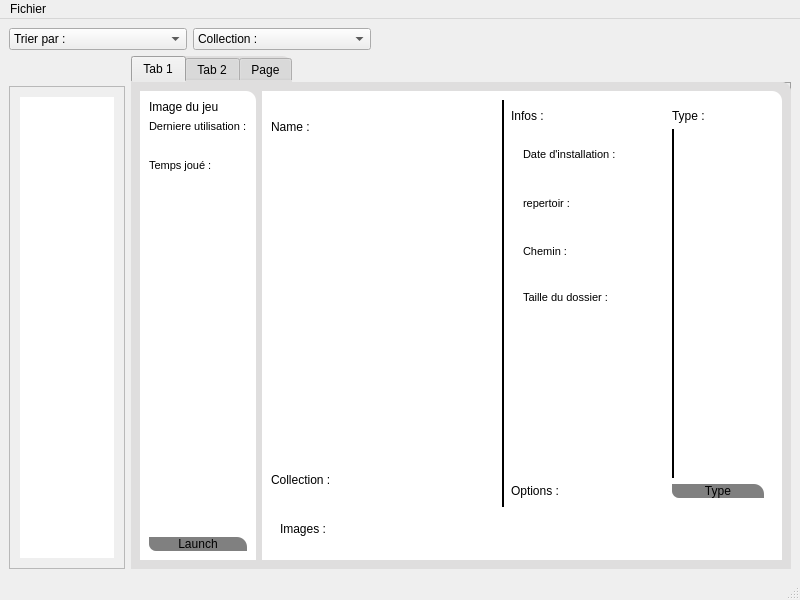
<?xml version="1.0" encoding="UTF-8"?>
<ui version="4.0">
 <class>MainWindow</class>
 <widget class="QMainWindow" name="MainWindow">
  <property name="geometry">
   <rect>
    <x>0</x>
    <y>0</y>
    <width>800</width>
    <height>600</height>
   </rect>
  </property>
  <property name="windowTitle">
   <string>MainWindow</string>
  </property>
  <property name="styleSheet">
   <string notr="true"/>
  </property>
  <widget class="QWidget" name="centralwidget">
   <layout class="QVBoxLayout" name="verticalLayout_7">
    <item>
     <layout class="QHBoxLayout" name="horizontalLayout">
      <item>
       <widget class="QComboBox" name="comboBox">
        <property name="statusTip">
         <string/>
        </property>
        <property name="currentText">
         <string>Trier par :</string>
        </property>
        <item>
         <property name="text">
          <string>Trier par :</string>
         </property>
        </item>
        <item>
         <property name="text">
          <string>aze</string>
         </property>
        </item>
        <item>
         <property name="text">
          <string>qsd</string>
         </property>
        </item>
        <item>
         <property name="text">
          <string>wxc</string>
         </property>
        </item>
       </widget>
      </item>
      <item>
       <widget class="QComboBox" name="comboBox_2">
        <item>
         <property name="text">
          <string>Collection :</string>
         </property>
        </item>
       </widget>
      </item>
      <item>
       <spacer name="horizontalSpacer">
        <property name="orientation">
         <enum>Qt::Horizontal</enum>
        </property>
        <property name="sizeType">
         <enum>QSizePolicy::Fixed</enum>
        </property>
        <property name="sizeHint" stdset="0">
         <size>
          <width>420</width>
          <height>20</height>
         </size>
        </property>
       </spacer>
      </item>
     </layout>
    </item>
    <item>
     <layout class="QHBoxLayout" name="horizontalLayout_2">
      <item>
       <layout class="QVBoxLayout" name="listGameLayout">
        <property name="topMargin">
         <number>10</number>
        </property>
        <item>
         <widget class="QLabel" name="lNumbergame">
          <property name="styleSheet">
           <string notr="true"/>
          </property>
          <property name="text">
           <string/>
          </property>
         </widget>
        </item>
        <item>
         <widget class="QListWidget" name="listWidget">
          <property name="maximumSize">
           <size>
            <width>160</width>
            <height>16777215</height>
           </size>
          </property>
          <property name="cursor" stdset="0">
           <cursorShape>ArrowCursor</cursorShape>
          </property>
          <property name="styleSheet">
           <string notr="true">padding: 10px;</string>
          </property>
          <property name="showDropIndicator" stdset="0">
           <bool>false</bool>
          </property>
          <property name="dragEnabled">
           <bool>false</bool>
          </property>
          <property name="dragDropMode">
           <enum>QAbstractItemView::NoDragDrop</enum>
          </property>
          <property name="resizeMode">
           <enum>QListView::Adjust</enum>
          </property>
          <property name="spacing">
           <number>0</number>
          </property>
         </widget>
        </item>
       </layout>
      </item>
      <item>
       <widget class="QTabWidget" name="twUserGame">
        <property name="toolTip">
         <string/>
        </property>
        <property name="styleSheet">
         <string notr="true">background : #dfdede;
font : 10pt 'Courier New', 'monospace';
border-top-right-radius: 10px;
</string>
        </property>
        <property name="currentIndex">
         <number>0</number>
        </property>
        <widget class="QWidget" name="tabUserInfo">
         <property name="toolTip">
          <string/>
         </property>
         <attribute name="title">
          <string>Tab 1</string>
         </attribute>
         <layout class="QHBoxLayout" name="horizontalLayout_4">
          <item>
           <widget class="QWidget" name="widget1" native="true">
            <property name="styleSheet">
             <string notr="true">background: white;
</string>
            </property>
            <layout class="QVBoxLayout" name="verticalLayout_9">
             <item>
              <widget class="QLabel" name="label">
               <property name="maximumSize">
                <size>
                 <width>200</width>
                 <height>16777215</height>
                </size>
               </property>
               <property name="styleSheet">
                <string notr="true">border: 0px;</string>
               </property>
               <property name="text">
                <string>Image du jeu</string>
               </property>
              </widget>
             </item>
             <item>
              <widget class="QLabel" name="label_5">
               <property name="styleSheet">
                <string notr="true">border: 0px;
font: 8pt</string>
               </property>
               <property name="text">
                <string>Derniere utilisation :</string>
               </property>
              </widget>
             </item>
             <item>
              <widget class="QLabel" name="lLastUse">
               <property name="maximumSize">
                <size>
                 <width>200</width>
                 <height>16777215</height>
                </size>
               </property>
               <property name="styleSheet">
                <string notr="true">border: 0px;
padding-left: 25px;
font: 18pt  'Playfair Display', 'serif';
font: italic;</string>
               </property>
               <property name="text">
                <string/>
               </property>
              </widget>
             </item>
             <item>
              <widget class="QLabel" name="label_7">
               <property name="styleSheet">
                <string notr="true">border: 0px;
font: 8pt;</string>
               </property>
               <property name="text">
                <string>Temps joué :</string>
               </property>
              </widget>
             </item>
             <item>
              <widget class="QLabel" name="lTimePlayed">
               <property name="maximumSize">
                <size>
                 <width>200</width>
                 <height>16777215</height>
                </size>
               </property>
               <property name="styleSheet">
                <string notr="true">border: 0;
padding-left: 25px;
font: 18pt  'Playfair Display', 'serif';
font: italic;</string>
               </property>
               <property name="text">
                <string/>
               </property>
              </widget>
             </item>
             <item>
              <spacer name="verticalSpacer">
               <property name="orientation">
                <enum>Qt::Vertical</enum>
               </property>
               <property name="sizeHint" stdset="0">
                <size>
                 <width>20</width>
                 <height>353</height>
                </size>
               </property>
              </spacer>
             </item>
             <item>
              <widget class="QPushButton" name="pbLaunch">
               <property name="maximumSize">
                <size>
                 <width>130</width>
                 <height>16777215</height>
                </size>
               </property>
               <property name="toolTip">
                <string>Launch game</string>
               </property>
               <property name="styleSheet">
                <string notr="true">border: 0px;
font: 14pt 'Nunito Sans', 'sans-serif';
color: black;
background: grey;
border-bottom-left-radius: 7px</string>
               </property>
               <property name="text">
                <string>Launch</string>
               </property>
              </widget>
             </item>
            </layout>
           </widget>
          </item>
          <item>
           <widget class="QWidget" name="widget_5" native="true">
            <property name="styleSheet">
             <string notr="true">background: white;</string>
            </property>
            <layout class="QVBoxLayout" name="verticalLayout_10">
             <item>
              <layout class="QHBoxLayout" name="horizontalLayout_5">
               <property name="topMargin">
                <number>0</number>
               </property>
               <item>
                <layout class="QVBoxLayout" name="verticalLayout_3">
                 <property name="topMargin">
                  <number>20</number>
                 </property>
                 <item>
                  <widget class="QLabel" name="lName">
                   <property name="maximumSize">
                    <size>
                     <width>16777215</width>
                     <height>16777215</height>
                    </size>
                   </property>
                   <property name="styleSheet">
                    <string notr="true">font: 24pt 'Brush Script MT', 'cursive';</string>
                   </property>
                   <property name="text">
                    <string>Name :</string>
                   </property>
                  </widget>
                 </item>
                 <item>
                  <widget class="QTextEdit" name="teDesc">
                   <property name="styleSheet">
                    <string notr="true">font: 'Playfair Display', 'serif';</string>
                   </property>
                  </widget>
                 </item>
                 <item>
                  <spacer name="verticalSpacer_2">
                   <property name="orientation">
                    <enum>Qt::Vertical</enum>
                   </property>
                   <property name="sizeHint" stdset="0">
                    <size>
                     <width>20</width>
                     <height>40</height>
                    </size>
                   </property>
                  </spacer>
                 </item>
                 <item>
                  <widget class="QLabel" name="label_3">
                   <property name="styleSheet">
                    <string notr="true">font: 16pt 'Nunito Sans', 'sans-serif';</string>
                   </property>
                   <property name="text">
                    <string>Collection :</string>
                   </property>
                  </widget>
                 </item>
                 <item>
                  <widget class="QLabel" name="label_13">
                   <property name="styleSheet">
                    <string notr="true">border: 0;
padding-left: 25px;
font: 18pt  'Playfair Display', 'serif';
font: italic;</string>
                   </property>
                   <property name="text">
                    <string/>
                   </property>
                  </widget>
                 </item>
                </layout>
               </item>
               <item>
                <widget class="QWidget" name="widget_3" native="true">
                 <property name="styleSheet">
                  <string notr="true">border-left: 2px solid black;</string>
                 </property>
                 <layout class="QVBoxLayout" name="verticalLayout_11">
                  <item>
                   <widget class="QLabel" name="label_14">
                    <property name="styleSheet">
                     <string notr="true">font: 16pt 'Nunito Sans', 'sans-serif';
border:0;</string>
                    </property>
                    <property name="text">
                     <string>Infos :</string>
                    </property>
                   </widget>
                  </item>
                  <item>
                   <widget class="QWidget" name="widget" native="true">
                    <property name="styleSheet">
                     <string notr="true">border:0;</string>
                    </property>
                    <layout class="QVBoxLayout" name="verticalLayout_5">
                     <item>
                      <widget class="QLabel" name="label_8">
                       <property name="maximumSize">
                        <size>
                         <width>16777215</width>
                         <height>25</height>
                        </size>
                       </property>
                       <property name="styleSheet">
                        <string notr="true">border: 0px;
font: 8pt;
padding-top: 10px;</string>
                       </property>
                       <property name="text">
                        <string>Date d'installation :</string>
                       </property>
                      </widget>
                     </item>
                     <item>
                      <widget class="QLabel" name="lDate">
                       <property name="maximumSize">
                        <size>
                         <width>16777215</width>
                         <height>45</height>
                        </size>
                       </property>
                       <property name="styleSheet">
                        <string notr="true">border: 0px;
padding-left: 25px;
font: 14pt  'Playfair Display', 'serif';
font: italic;</string>
                       </property>
                       <property name="text">
                        <string/>
                       </property>
                      </widget>
                     </item>
                     <item>
                      <widget class="QLabel" name="label_9">
                       <property name="maximumSize">
                        <size>
                         <width>16777215</width>
                         <height>25</height>
                        </size>
                       </property>
                       <property name="styleSheet">
                        <string notr="true">border: 0px;
font: 8pt;
padding-top: 10px;</string>
                       </property>
                       <property name="text">
                        <string>repertoir :</string>
                       </property>
                      </widget>
                     </item>
                     <item>
                      <widget class="QLabel" name="lDir">
                       <property name="maximumSize">
                        <size>
                         <width>16777215</width>
                         <height>45</height>
                        </size>
                       </property>
                       <property name="styleSheet">
                        <string notr="true">border: 0px;
padding-left: 25px;
font: 14pt  'Playfair Display', 'serif';
font: italic;</string>
                       </property>
                       <property name="text">
                        <string/>
                       </property>
                      </widget>
                     </item>
                     <item>
                      <widget class="QLabel" name="label_10">
                       <property name="maximumSize">
                        <size>
                         <width>16777215</width>
                         <height>20</height>
                        </size>
                       </property>
                       <property name="styleSheet">
                        <string notr="true">border: 0px;
font: 8pt;
padding-top: 10px;</string>
                       </property>
                       <property name="text">
                        <string>Chemin :</string>
                       </property>
                      </widget>
                     </item>
                     <item>
                      <widget class="QLabel" name="lPath">
                       <property name="maximumSize">
                        <size>
                         <width>16777215</width>
                         <height>45</height>
                        </size>
                       </property>
                       <property name="styleSheet">
                        <string notr="true">border: 0px;
padding-left: 25px;
font: 14pt  'Playfair Display', 'serif';
font: italic;</string>
                       </property>
                       <property name="text">
                        <string/>
                       </property>
                      </widget>
                     </item>
                     <item>
                      <widget class="QLabel" name="label_11">
                       <property name="maximumSize">
                        <size>
                         <width>16777215</width>
                         <height>20</height>
                        </size>
                       </property>
                       <property name="styleSheet">
                        <string notr="true">border: 0px;
font: 8pt;
padding-top: 10px;</string>
                       </property>
                       <property name="text">
                        <string>Taille du dossier :</string>
                       </property>
                      </widget>
                     </item>
                     <item>
                      <widget class="QLabel" name="lSizeFolder">
                       <property name="maximumSize">
                        <size>
                         <width>16777215</width>
                         <height>45</height>
                        </size>
                       </property>
                       <property name="styleSheet">
                        <string notr="true">border: 0px;
padding-left: 25px;
font: 14pt  'Playfair Display', 'serif';
font: italic;</string>
                       </property>
                       <property name="text">
                        <string/>
                       </property>
                      </widget>
                     </item>
                    </layout>
                   </widget>
                  </item>
                  <item>
                   <spacer name="verticalSpacer_3">
                    <property name="orientation">
                     <enum>Qt::Vertical</enum>
                    </property>
                    <property name="sizeHint" stdset="0">
                     <size>
                      <width>20</width>
                      <height>40</height>
                     </size>
                    </property>
                   </spacer>
                  </item>
                  <item>
                   <widget class="QLabel" name="label_6">
                    <property name="styleSheet">
                     <string notr="true">font: 16pt 'Nunito Sans', 'sans-serif';
border:0;</string>
                    </property>
                    <property name="text">
                     <string>Options :</string>
                    </property>
                   </widget>
                  </item>
                  <item>
                   <layout class="QVBoxLayout" name="verticalLayout_4"/>
                  </item>
                 </layout>
                </widget>
               </item>
               <item>
                <layout class="QVBoxLayout" name="verticalLayout_2">
                 <property name="leftMargin">
                  <number>20</number>
                 </property>
                 <item>
                  <widget class="QWidget" name="widget_4" native="true">
                   <property name="styleSheet">
                    <string notr="true">background: white;</string>
                   </property>
                   <layout class="QVBoxLayout" name="verticalLayout">
                    <item>
                     <widget class="QLabel" name="label_2">
                      <property name="styleSheet">
                       <string notr="true">font: 16pt 'Nunito Sans', 'sans-serif';</string>
                      </property>
                      <property name="text">
                       <string>Type :</string>
                      </property>
                     </widget>
                    </item>
                    <item>
                     <widget class="QListWidget" name="lwType">
                      <property name="maximumSize">
                       <size>
                        <width>100</width>
                        <height>16777215</height>
                       </size>
                      </property>
                      <property name="styleSheet">
                       <string notr="true">border-left: 2px solid black;
padding-left: 10px;</string>
                      </property>
                     </widget>
                    </item>
                    <item>
                     <widget class="QPushButton" name="pbAddType">
                      <property name="toolTip">
                       <string>Add type</string>
                      </property>
                      <property name="styleSheet">
                       <string notr="true">border: 0px;
font: 14pt 'Nunito Sans', 'sans-serif';
color: black;
background: grey;
border-bottom-left-radius: 7px</string>
                      </property>
                      <property name="text">
                       <string>Type</string>
                      </property>
                     </widget>
                    </item>
                   </layout>
                  </widget>
                 </item>
                </layout>
               </item>
              </layout>
             </item>
             <item>
              <widget class="QWidget" name="widget_6" native="true">
               <layout class="QVBoxLayout" name="verticalLayout_8">
                <item>
                 <widget class="QLabel" name="label_12">
                  <property name="styleSheet">
                   <string notr="true">font: 16pt 'Nunito Sans', 'sans-serif';</string>
                  </property>
                  <property name="text">
                   <string>Images :</string>
                  </property>
                 </widget>
                </item>
                <item>
                 <widget class="QWidget" name="widget_7" native="true"/>
                </item>
               </layout>
              </widget>
             </item>
            </layout>
           </widget>
          </item>
         </layout>
        </widget>
        <widget class="QWidget" name="tabGameInfo">
         <attribute name="title">
          <string>Tab 2</string>
         </attribute>
         <layout class="QHBoxLayout" name="horizontalLayout_6">
          <item>
           <layout class="QVBoxLayout" name="verticalLayout_6"/>
          </item>
         </layout>
        </widget>
        <widget class="QWidget" name="tab_3">
         <attribute name="title">
          <string>Page</string>
         </attribute>
        </widget>
       </widget>
      </item>
     </layout>
    </item>
   </layout>
  </widget>
  <widget class="QMenuBar" name="menubar">
   <property name="geometry">
    <rect>
     <x>0</x>
     <y>0</y>
     <width>800</width>
     <height>20</height>
    </rect>
   </property>
   <widget class="QMenu" name="menuFichier">
    <property name="title">
     <string>Fichier</string>
    </property>
    <addaction name="actionEnregistrer"/>
    <addaction name="actionParametre"/>
    <addaction name="actionInformation"/>
   </widget>
   <addaction name="menuFichier"/>
  </widget>
  <widget class="QStatusBar" name="statusbar"/>
  <action name="actionEnregistrer">
   <property name="text">
    <string>Enregistrer</string>
   </property>
  </action>
  <action name="actionParametre">
   <property name="text">
    <string>Parametre</string>
   </property>
  </action>
  <action name="actionInformation">
   <property name="text">
    <string>Information</string>
   </property>
  </action>
 </widget>
 <resources/>
 <connections/>
</ui>
